Frame 1 (no input): blank canvas, image omitted
Frame 60 (the mouse pressed at the canvas centre just before this capture): blank canvas, image omitted
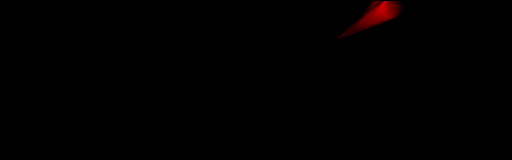
Frame 120 (the mouse held since frame 60 and released just before this capture)

The Processing sketch whose frames 1 and 60 were blank and that drew this single picture after the mouse press (run headless with seeded random() and noise(); from frame 60 on, the mouse is pressed at the canvas centre):

// Processing sketch: processing_54362
// ── processing_54362.pde

float radius = 55;
ArrayList explosionArray;
int maxGenerations = 3;
int initialSize = 40; // in pixels
int initialLifespan = 200; // frames

PVector previousMouseLocation;

void setup() {
  size(512, 160);
  background(0);
  frameRate(8);
  smooth();
  explosionArray = new ArrayList();
  previousMouseLocation = new PVector(0,0);
} // end setup

void draw() {
  fill(0, 3);
  noStroke();
  rect(0, 0, width, height);
  noFill();
  stroke(255, 0, 0);

  for (int i = 0; i < explosionArray.size(); i++) {
    ((Explosion)explosionArray.get(i)).update();
    ((Explosion)explosionArray.get(i)).display();
  } // end i for

  for (int i = explosionArray.size()-1; i >= 0 ; i--) {
    if (((Explosion)explosionArray.get(i)).okToDie) {
      explosionArray.remove(i);
    } // end if
  } // end i for to remove old things
  
  if (frameCount % 50 == 0){
 makeNewExplosion(new PVector(random(width), random(height)), new PVector(random(-1, 1), random(-1, 1)), initialSize, initialLifespan,0);     
  } // end if auto ddd
} // end draw

void makeNewExplosion(PVector newLocation, PVector newDirection, int previousRadius, int previousLifeSpan, int generation) {
  if (generation < maxGenerations) {

    for (int i = 0; i < 1; i++) {
      Explosion newExplosion = new Explosion(newLocation, newDirection, color(random(10, 30), random(20, 35), 0), previousRadius, previousLifeSpan, generation + 1);
      newExplosion.explosionRadius *= .6;
      newExplosion.lifeSpan *= .5;
      explosionArray.add(newExplosion);
    } // end i for
  } // end if
} // end makeNewExplosion




class Explosion {
  PVector location = new PVector(0,0);
  PVector velocity = new PVector(0,0);
  PVector accel    = new PVector(0,0);
  int inception = 0;
  int lifeSpan = 200; // frames to live
  int deathFrame = 0;
  boolean okToDie = false;
  float velocityLimit = 15.0;
  int explosionRadius = 20; // max size of the thing
  int drawnExplosionRadius = 0;
  float explosionRadiusDecrement = 0.99999999999; // multiplies the explosion radius
  color explosionColor;
  int redIntensity, greenIntensity, blueIntensity;
  int generationCount;

  Explosion(PVector location_, PVector velocity_, color explosionColor_, int newRadius_, int newLifespan_, int generationCount_) {
    location = location_;
    velocity = velocity_;
    explosionColor = explosionColor_;
    generationCount = generationCount_;
    explosionRadius = newRadius_;
    lifeSpan = newLifespan_;
    redIntensity = int(100 * (red(explosionColor) / 255));
    greenIntensity = int(100 * (green(explosionColor) / 255));
    blueIntensity = int(100 * (blue(explosionColor) / 255));    
    inception = frameCount;
    deathFrame = inception + lifeSpan;
    accel = new PVector(random(-.01, .01), random(-.01, .01));
  } // end constructor

  void update() {
    checkForDeath();
    velocity.add(accel);
    velocity.limit(velocityLimit);
    location.add(velocity);
    int quarterCount      = inception + int(.25 * (deathFrame - inception));
    int threeQuarterCount = inception + int(.75 * (deathFrame - inception));
    int halfCount         = inception + int(.5  * (deathFrame - inception));
    drawnExplosionRadius = int (explosionRadius * sin (map(float(abs(frameCount - halfCount)), 0.0, (deathFrame - halfCount), PI/2, 0.0))); // using sin to control size
    if (explosionRadius < 0) explosionRadius = 0;

    // make the next generation:
    if (((frameCount + 1) - inception) % 20 == 0){
      makeNewExplosion(new PVector (location.x, location.y), new PVector(velocity.x + random(-.25, .25), velocity.y + random(-.25, .25)), explosionRadius, lifeSpan, generationCount);
    } // end if to add a subBranch
  } // end update

  void display() {
    loadPixels();
    for (int i = int(location.x) - drawnExplosionRadius; i < int(location.x) +drawnExplosionRadius; i++) {
      for (int j = int(location.y) - drawnExplosionRadius; j < int(location.y) + drawnExplosionRadius; j++) {
        if ((i < width) && (i > 0) && (j > 0) && (j < height)) {
          if ((i + j * width) < width * height) {
            int addIntensity = 2;
            color tempColor = pixels[i + j * width];
            addIntensity = int(map(dist(i, j, location.x, location.y), float(drawnExplosionRadius), 0, 0, float(addIntensity)));
            if (addIntensity < 0) addIntensity = 0;
            pixels[i + j * width] = color (red(tempColor) + addIntensity * redIntensity, 0, 0);
          } // end if for general bounds exception
        } // end if boundary check
      } // end j for vertical
    } // end i for horizontal    
    updatePixels();
  } // end display

  void checkForDeath() {
    if (frameCount > deathFrame) okToDie = true;
    if ((location.x > width + explosionRadius) || (location.x < 0 - explosionRadius) || (location.y < 0 - explosionRadius) || (location.y > height + explosionRadius)) okToDie = true;
  } // end checkForDeath
  
} // end class Explosion
                                
